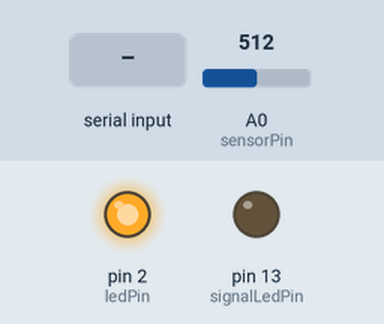
A sketch run on a simulated Arduino Uno, built with avr-gcc and run on an emulated ATmega328P. Shown: output pins drawn as LEDs (lit = HIGH). The inputs (shaded band) are chosen by the test bench; at power-on: A0 (sensorPin) = 512.

Above: at 1.2 s.
1.3 s: A0 (sensorPin) set to 551
At 1.6 s:
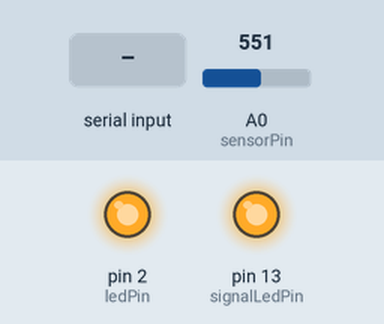
2.8 s: "!!!\n" received over Serial
At 3.8 s:
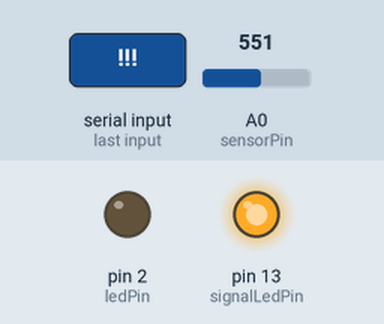
4.3 s: "@@@\n" received over Serial
At 5.5 s:
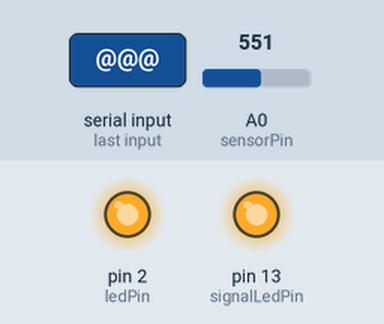
5.8 s: A0 (sensorPin) set to 504
7.3 s: A0 (sensorPin) set to 473
At 8.5 s:
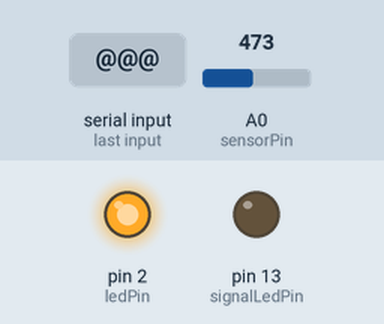
8.8 s: "!!!\n" received over Serial
At 9.6 s:
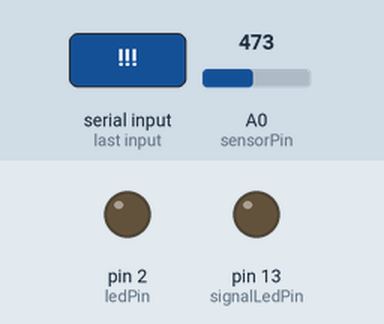
Timing chart, 0 to 11.3 s (numbered marks = the images above; inputs shaded):
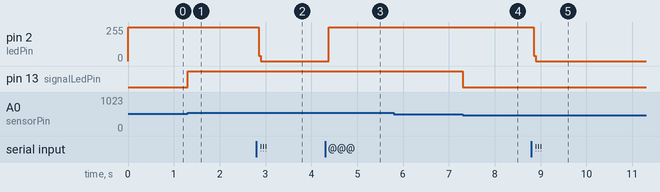

Measured:
- the behaviour switches between 532 and 533 on A0 (sensorPin) (found by bisection; images 0 and 1)
- the behaviour switches between 492 and 491 on A0 (sensorPin) (found by bisection; images 3 and 4)
- after the input at 1.3 s, pin 13 (signalLedPin): LOW → HIGH at once
- after the input at 2.8 s, pin 2 (ledPin): 255/255 → 0/255 after 0.05 s
- after the input at 4.3 s, pin 2 (ledPin): 0/255 → 255/255 after 0.08 s
- after the input at 5.8 s, every drawn part: stays the same
- after the input at 7.3 s, pin 13 (signalLedPin): HIGH → LOW at once
- after the input at 8.8 s, pin 2 (ledPin): 255/255 → 0/255 after 0.05 s

The sketch:

auroraLink22.ino
```cpp
/*
 * Aurora-Link v3.6 - "The Pulsing Sentinel"
 * * FEATURES:
 * - Starts in Sighting Mode (Steady Green).
 * - "!!!" : Toggles between Sighting Mode and Hard Disable (Force Off).
 * - "@@@" : Wakes from Hard Disable into Pulse Mode (2Hz blink).
 * - Pulse Mode or Sighting Mode will auto-wake to Data Mode on activity.
 */

const int ledPin = 2;
const int signalLedPin = 13;
const int sensorPin = A0;

String inputBuffer = "";
bool sightingMode = true;
bool hardDisable = false;
bool pulseMode = false;         // New state for 1Hz blink
unsigned long lastActivity = 0;
const unsigned long timeout = 15000;

const int threshold = 512;
const int hysteresis = 20;

void setup() {
  Serial.begin(1200);
  pinMode(ledPin, OUTPUT);
  pinMode(signalLedPin, OUTPUT);
  inputBuffer.reserve(10);

  digitalWrite(ledPin, HIGH);
  lastActivity = millis();
}

void loop() {
  unsigned long currentTime = millis();
  int sensorValue = analogRead(sensorPin);

  // 1. MONITOR PC DATA (USB)
  if (Serial.available() > 0) {
    char inChar = (char)Serial.read();

    if (inChar == '\r' || inChar == '\n') {
      // Toggle Hard Disable / Sighting
      if (inputBuffer == "!!!") {
        pulseMode = false;
        if (!hardDisable) {
          hardDisable = true;
          sightingMode = false;
          digitalWrite(ledPin, LOW);
        } else {
          hardDisable = false;
          sightingMode = true;
          digitalWrite(ledPin, HIGH);
        }
      }
      // Wake up with Pulse Mode
      else if (inputBuffer == "@@@") {
        hardDisable = false;
        sightingMode = false;
        pulseMode = true;
      }
      inputBuffer = "";
    } else {
      inputBuffer += inChar;
      if (inputBuffer.length() > 8) inputBuffer = "";
    }

    if (!hardDisable) {
      lastActivity = currentTime;
      if (sightingMode || pulseMode) {
        sightingMode = false;
        pulseMode = false;
      }
      transmitByte(inChar);
    }
  }

  // 2. MONITOR INCOMING LIGHT (CdS)
  static bool isLightDetected = false;
  if (!isLightDetected && sensorValue > (threshold + hysteresis)) {
    isLightDetected = true;
    digitalWrite(signalLedPin, HIGH);
    if (!hardDisable) {
      lastActivity = currentTime;
      sightingMode = false;
      pulseMode = false;
    }
  }
  else if (isLightDetected && sensorValue < (threshold - hysteresis)) {
    isLightDetected = false;
    digitalWrite(signalLedPin, LOW);
  }

  // 3. BEACON & PULSE LOGIC
  if (hardDisable) {
    digitalWrite(ledPin, LOW);
  } else if (sightingMode) {
    digitalWrite(ledPin, HIGH);
  } else if (pulseMode) {
    // 1Hz Blink (500ms ON, 500ms OFF)
    bool blinkState = (millis() / 500) % 2;
    digitalWrite(ledPin, blinkState);
  } else {
    // HEALING LOGIC: Auto-revert to sighting if inactive
    if (currentTime - lastActivity > timeout) {
      sightingMode = true;
      digitalWrite(ledPin, HIGH);
    }
  }
}

void transmitByte(char c) {
  unsigned int bitTime = 833;
  digitalWrite(ledPin, LOW); // Start
  delayMicroseconds(bitTime);
  for (int i = 0; i < 8; i++) {
    digitalWrite(ledPin, bitRead(c, i));
    delayMicroseconds(bitTime);
  }
  digitalWrite(ledPin, HIGH); // Stop
  delayMicroseconds(bitTime);
}
```
